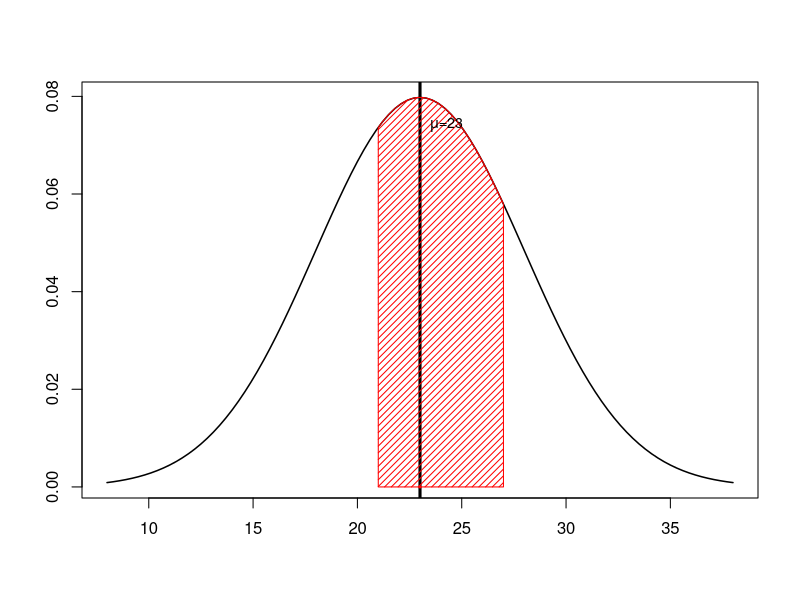

This figure's R source:
## ---- chunk 1
n=12
p=1/5
pbinom(4,size=n,prob=p)
## ---- chunk 2
n=12
p=1/5
round(dbinom(0:4,size=n,prob=p),3)
round(sum(dbinom(0:4,size=n,prob=p)),3)
## ---- chunk 3
l=12
1-ppois(16,lambda =l)
## ---- chunk 4
pnorm(0.8)-pnorm(-0.4)# Dist. Normal Estándar
## ---- chunk 5
pnorm(27,23,5)-pnorm(21,23,5)#Dist. Normal General
## ---- chunk 6
curve(dnorm(x,23,5),8,38,ylab='',xlab='',lwd=1.5,col='black')
abline(v=23,col='black',lwd=3)
polygon(c(21,seq(21,27,l=100),27),c(0,dnorm(seq(21,27,l=100),23,5),0),col='red',density = c(21, 27), angle = c(45))
segments(23,0, 23,dnorm(23),col="red", lty=3, lwd=3 )
text(23,dnorm(23,21,5),bquote(paste("",mu,"=",. (signif(23,3)))),pos=4,cex=0.85)
## ---- chunk 7
 MC.simple.est <- function(g, a, b, n=1e5) {
   xi <- runif(n,a,b)      # step 1
   g.mean <- mean(g(xi))   # step 2
   (b-a)*g.mean            # step 3
 }
## ---- chunk 8
 mediap<- function(g, a, b, n=1e5) {
    xi <- runif(n,a,b)      # step 1
    g.mean <- mean(g(xi)*xi)# step 2
    (b-a)*g.mean            # step 3
 }
## ---- chunk 9
varp<-function(g, a, b, n=1e5) {
    xi <- runif(n,a,b)     # step 1
    g.mean <- mean(g(xi)*xi^2)-
      (mean(g(xi)*xi))^2   # step 2
    (b-a)*g.mean}          # step 3
## ---- chunk 10
 g <- function(x) 2-2*x
 MC.simple.est(g, 0, 1)
 mediap(g,0,1)
 varp(g,0,1)
